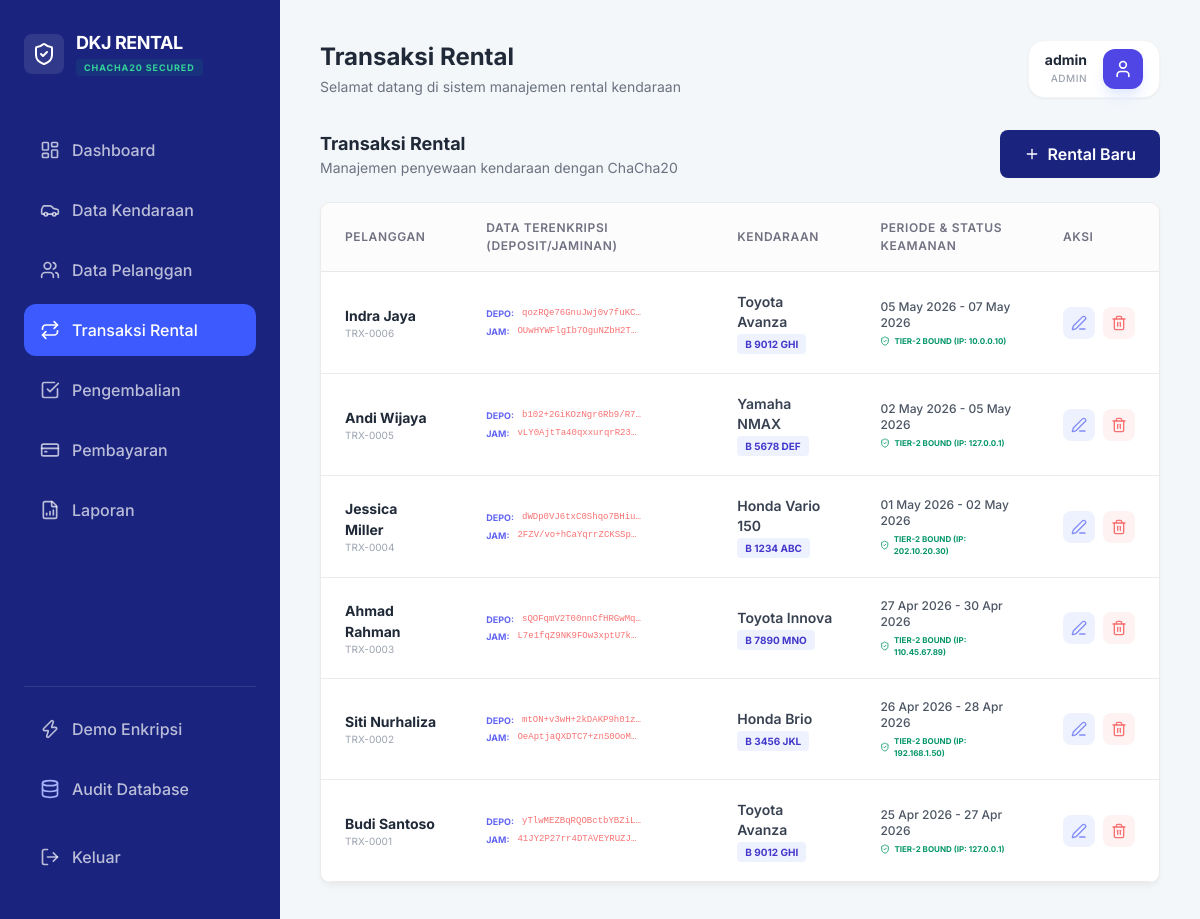
Page /dashboard.php?page=rentals (signed in) on the committed database.
### tables this page shows
CREATE TABLE rentals (
        id INTEGER PRIMARY KEY AUTOINCREMENT,
        pelanggan_id INTEGER,
        kendaraan_id INTEGER,
        tanggal_sewa DATE,
        tanggal_kembali DATE,
        durasi INTEGER,
        deposit TEXT,
        catatan_jaminan TEXT,
        status TEXT DEFAULT 'berjalan',
        encrypted_ip_seed TEXT,
        FOREIGN KEY(pelanggan_id) REFERENCES customers(id),
        FOREIGN KEY(kendaraan_id) REFERENCES vehicles(id)
    );

CREATE TABLE customers (
        id INTEGER PRIMARY KEY AUTOINCREMENT,
        nama_pelanggan TEXT,
        nomor_hp TEXT,
        email TEXT,
        alamat TEXT,
        nomor_identitas TEXT,
        encrypted_ip_seed TEXT
    );

CREATE TABLE vehicles (
        id INTEGER PRIMARY KEY AUTOINCREMENT,
        kode_kendaraan TEXT UNIQUE,
        nama_kendaraan TEXT,
        jenis TEXT,
        plat_nomor TEXT,
        tarif_harian INTEGER,
        status TEXT DEFAULT 'tersedia'
    );

### helpers/security_helper.php (called while the page is built, shortened)
<?php
class SecurityHelper {
    private static function getMasterKey() {
        return hash('sha256', MASTER_SECRET, true);
    }
    public static function getDataKey($ip_address) {
        return hash('sha256', $ip_address . MASTER_SECRET, true);
    }
    public static function decryptData($ciphertext, $ip_address) {
        $key = self::getDataKey($ip_address);
        return self::coreDecrypt($ciphertext, $key);
    }
    public static function decryptIP($encrypted_ip) {
        $key = self::getMasterKey();
        return self::coreDecrypt($encrypted_ip, $key);
    }
    private static function coreDecrypt($base64_data, $key) {
        $decoded = base64_decode($base64_data);
        if (function_exists('sodium_crypto_stream_chacha20_xor')) {
            $nonce_len = 8;
            if (strlen($decoded) < $nonce_len) return "";
            $nonce = substr($decoded, 0, $nonce_len);
            $ciphertext = substr($decoded, $nonce_len);
            return (string)sodium_crypto_stream_chacha20_xor($ciphertext, $nonce, $key);
        } else {
            $nonce_len = 16;
            $nonce = substr($decoded, 0, $nonce_len);
            $ciphertext = substr($decoded, $nonce_len);
            return (string)openssl_decrypt($ciphertext, 'chacha20', $key, OPENSSL_RAW_DATA, $nonce);
        }
    }
}
?>

### modules/rentals.php (the view, shortened to what this page needs)
<?php
$rentals = $db->query("
    SELECT r.*, c.nama_pelanggan, v.nama_kendaraan, v.plat_nomor
    FROM rentals r
    JOIN customers c ON r.pelanggan_id = c.id
    JOIN vehicles v ON r.kendaraan_id = v.id
    ORDER BY r.id DESC
")->fetchAll(PDO::FETCH_ASSOC);
?>
<div class="flex justify-between items-center mb-6">
    <div>
        <h3 class="text-lg font-bold text-gray-800">Transaksi Rental</h3>
        <p class="text-sm text-gray-500">Manajemen penyewaan kendaraan dengan ChaCha20</p>
    </div>
    <button onclick="openRentalModal()" class="btn-primary flex items-center gap-2">
        <i data-lucide="plus" class="w-4 h-4"></i> Rental Baru
    </button>
</div>
<div class="card p-0 overflow-hidden">
    <div class="table-container border-none">
        <table>
            <thead>
                <tr>
                    <th>Pelanggan</th>
                    <th>Data Terenkripsi (Deposit/Jaminan)</th>
                    <th>Kendaraan</th>
                    <th>Periode & Status Keamanan</th>
                    <th>Aksi</th>
                </tr>
            </thead>
            <tbody>
                <?php foreach ($rentals as $res): ?>
                <?php
                    $ip_historis = SecurityHelper::decryptIP($res['encrypted_ip_seed'] ?? '');
                    $deposit_dec = SecurityHelper::decryptData($res['deposit'], $ip_historis);
                    $jaminan_dec = SecurityHelper::decryptData($res['catatan_jaminan'], $ip_historis);
                ?>
                <tr>
                    <td>
                        <div class="font-bold text-gray-800"><?= htmlspecialchars($res['nama_pelanggan']) ?></div>
                        <div class="text-[10px] text-gray-400">TRX-<?= str_pad($res['id'], 4, '0', STR_PAD_LEFT) ?></div>
                    </td>
                    <td>
                        <div class="space-y-1">
                            <div class="flex items-center gap-2">
                                <span class="text-[9px] font-bold text-indigo-500 uppercase">Depo:</span>
                                <div class="font-mono text-[9px] text-red-400 truncate max-w-[120px]" title="<?= $res['deposit'] ?>"><?= $res['deposit'] ?></div>
                            </div>
                            <div class="flex items-center gap-2">
                                <span class="text-[9px] font-bold text-indigo-500 uppercase">Jam:</span>
                                <div class="font-mono text-[9px] text-red-400 truncate max-w-[120px]" title="<?= $res['catatan_jaminan'] ?>"><?= $res['catatan_jaminan'] ?></div>
                            </div>
                        </div>
                    </td>
                    <td>
                        <div class="font-semibold text-gray-700 text-sm"><?= $res['nama_kendaraan'] ?></div>
                        <span class="px-2 py-1 bg-indigo-50 text-indigo-700 rounded text-[10px] font-bold"><?= $res['plat_nomor'] ?></span>
                    </td>
                    <td>
                        <div class="text-xs font-medium text-gray-600"><?= date('d M Y', strtotime($res['tanggal_sewa'])) ?> - <?= date('d M Y', strtotime($res['tanggal_kembali'])) ?></div>
                        <div class="flex items-center gap-1 text-emerald-600 text-[8px] font-bold mt-1">
                            <i data-lucide="shield-check" class="w-2.5 h-2.5"></i> TIER-2 BOUND (IP: <?= $ip_historis ?>)
                        </div>
                    </td>
                    <td>
                        <div class="flex items-center gap-2">
                            <button onclick='editRental(<?= json_encode($res) ?>, <?= json_encode([
                                "deposit" => $deposit_dec,
                                "catatan_jaminan" => $jaminan_dec
                            ]) ?>)' class="p-2 text-indigo-400 hover:text-indigo-600 bg-indigo-50 rounded-lg">
                                <i data-lucide="edit-3" class="w-4 h-4"></i>
                            </button>
                            <form method="POST" class="inline" onsubmit="return confirm('Hapus transaksi ini?')">
                                <button type="submit" class="p-2 text-red-400 hover:text-red-600 bg-red-50 rounded-lg">
                                    <i data-lucide="trash-2" class="w-4 h-4"></i>
                                </button>
                            </form>
                        </div>
                    </td>
                </tr>
                <?php endforeach; ?>
            </tbody>
        </table>
    </div>
</div>

### assets/css/style.css (style rules this page uses)
:root { --font-size: 16px; --background: #ffffff; --foreground: #030213; --card: #ffffff; --card-foreground: #030213; --primary: #030213; --primary-foreground: #ffffff; --secondary: #f8f9fa; --secondary-foreground: #030213; --muted: #ececf0; --muted-foreground: #717182; --accent: #e9ebef; --accent-foreground: #030213; --destructive: #d4183d; --border: rgba(0, 0, 0, 0.08); --input-background: #f3f3f5; --radius: 0.625rem; --blue-soft: #3b82f6; --green-soft: #10b981; --purple-soft: #8b5cf6; --orange-soft: #f59e0b; }
* { margin: 0; padding: 0; box-sizing: border-box; font-family: 'Inter', sans-serif; }
body { background-color: #f4f7fa; color: var(--foreground); font-size: var(--font-size); }
.card { background: var(--card); border-radius: var(--radius); padding: 1.5rem; border: 1px solid var(--border); box-shadow: 0 4px 6px -1px rgba(0, 0, 0, 0.05); }
.table-container { background: white; border-radius: var(--radius); overflow: hidden; border: 1px solid var(--border); }
table { width: 100%; border-collapse: collapse; }
th { background: #fcfcfd; padding: 1rem 1.5rem; text-align: left; font-size: 0.75rem; font-weight: 600; color: var(--muted-foreground); text-transform: uppercase; letter-spacing: 0.05em; border-bottom: 1px solid var(--border); }
td { padding: 1.25rem 1.5rem; border-bottom: 1px solid var(--border); font-size: 0.875rem; }
.btn-primary { background: #1a237e; color: white; padding: 0.75rem 1.5rem; border-radius: 0.5rem; font-weight: 600; border: none; cursor: pointer; }

### rows in the picture
rentals: pelanggan.nama_pelanggan "Indra Jaya", id "0006", deposit "qozRQe76GnuJwj0v7fuKC…", catatan_jaminan "OUwHYWFlgIb7OguNZbH2T…", kendaraan.nama_kendaraan "Toyota Avanza", kendaraan.plat_nomor "B 9012 GHI", tanggal_sewa "05 May 2026", tanggal_kembali "07 May 2026", encrypted_ip_seed "10.0.0.10"
rentals: pelanggan.nama_pelanggan "Andi Wijaya", id "0005", deposit "b102+2GiKOzNgr6Rb9/R7…", catatan_jaminan "vLY0AjtTa40qxxurqrR23…", kendaraan.nama_kendaraan "Yamaha NMAX", kendaraan.plat_nomor "B 5678 DEF", tanggal_sewa "02 May 2026", tanggal_kembali "05 May 2026", encrypted_ip_seed "127.0.0.1"
rentals: pelanggan.nama_pelanggan "Jessica Miller", id "0004", deposit "dWDp0VJ6txC0Shqo7BHiu…", catatan_jaminan "2FZV/vo+hCaYqrrZCKSSp…", kendaraan.nama_kendaraan "Honda Vario 150", kendaraan.plat_nomor "B 1234 ABC", tanggal_sewa "01 May 2026", tanggal_kembali "02 May 2026", encrypted_ip_seed "202.10.20.30"
rentals: pelanggan.nama_pelanggan "Ahmad Rahman", id "0003", deposit "sQOFqmV2T00nnCfHRGwMq…", catatan_jaminan "L7e1fqZ9NK9FOw3xptU7k…", kendaraan.nama_kendaraan "Toyota Innova", kendaraan.plat_nomor "B 7890 MNO", tanggal_sewa "27 Apr 2026", tanggal_kembali "30 Apr 2026", encrypted_ip_seed "110.45.67.89"
rentals: pelanggan.nama_pelanggan "Siti Nurhaliza", id "0002", deposit "mtON+v3wH+2kDAKP9h01z…", catatan_jaminan "OeAptjaQXDTC7+znS0OoM…", kendaraan.nama_kendaraan "Honda Brio", kendaraan.plat_nomor "B 3456 JKL", tanggal_sewa "26 Apr 2026", tanggal_kembali "28 Apr 2026", encrypted_ip_seed "192.168.1.50"
rentals: pelanggan.nama_pelanggan "Budi Santoso", id "0001", deposit "yTlwMEZBqRQOBctbYBZiL…", catatan_jaminan "41JY2P27rr4DTAVEYRUZJ…", kendaraan.nama_kendaraan "Toyota Avanza", kendaraan.plat_nomor "B 9012 GHI", tanggal_sewa "25 Apr 2026", tanggal_kembali "27 Apr 2026", encrypted_ip_seed "127.0.0.1"

### other values in the picture
$titles[$page] "Transaksi Rental"
$_SESSION['username'] "admin"
$_SESSION['role'] "ADMIN"
